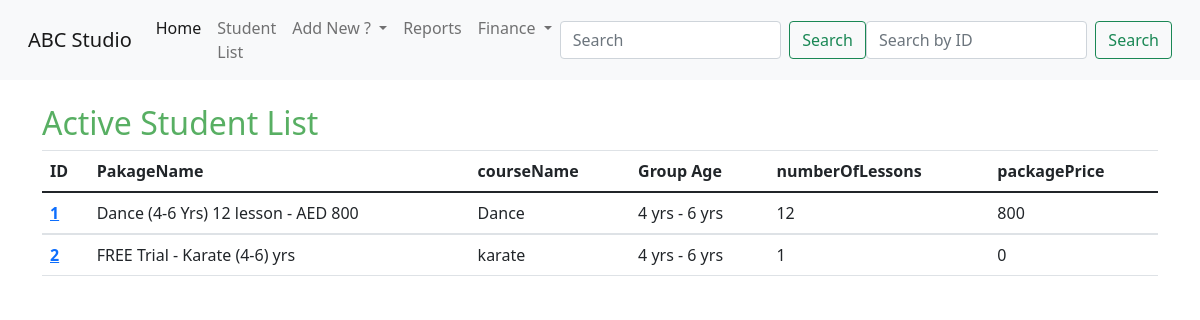
Before: /student/pakcageList/ with the older database file.
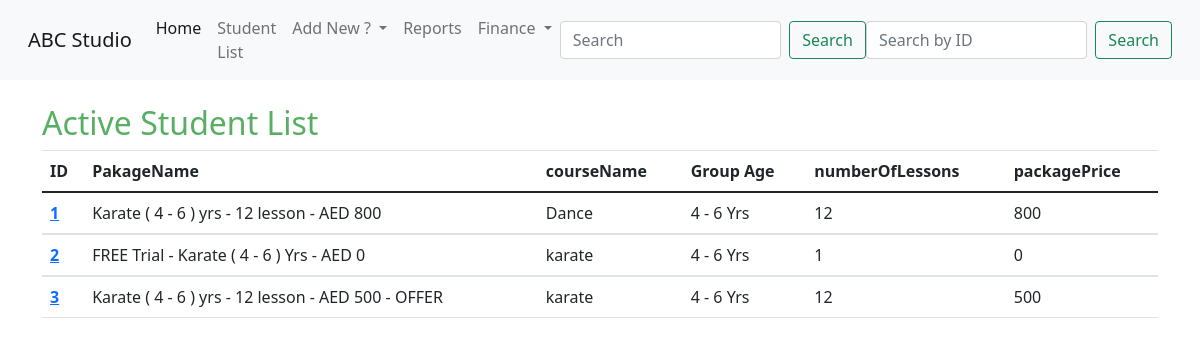
After: the same page with the newer database file.
### student/models.py (models this page shows, shortened)
class studioPackages(models.Model):
    packageId = models.AutoField(primary_key=True)
    PakageName = models.CharField(max_length=255, unique=True)
    courseName = models.ForeignKey(courseList,max_length=50,on_delete=models.CASCADE)
    group_age = models.ForeignKey(groupAge,max_length=255,on_delete=models.CASCADE)
    numberOfLessons = models.IntegerField()
    packagePrice = models.IntegerField()
    active = models.BooleanField(default=True)

class courseList(models.Model):
    coursList = models.CharField(max_length=50,unique=True)
    def __str__(self) -> str:
        return f'{self.coursList}'

class groupAge(models.Model):
    groupAge = models.CharField(max_length=255)
    def __str__(self) -> str:
        return f"{self.groupAge}"

### student/views.py (the view)
# urls.py: path('pakcageList/',views.packageList,name='pakcageList'),
def packageList(request):
    packageListAll = studioPackages.objects.all()
    context = {'packageListAll':packageListAll}
    return render(request,'student/packagelist.html',context)

### student/templates/student/packagelist.html (shortened to what this page needs)
{% extends 'student/base.html' %}
{% load static %}
{% block content %}
<div class="container">
    <br>
    <h2>Active Student List</h2>
<table class="table">
<thead>
  <tr>
    <th scope="col">ID</th>
    <th scope="col"> PakageName</th>
    <th scope="col"> courseName</th>
    <th scope="col">Group Age </th>
    <th scope="col">numberOfLessons</th>
    <th scope="col">packagePrice</th>
  </tr>
</thead>
{% for x in packageListAll %}
<tbody>
  <tr>
    <th scope="row"><a href="/student/editPackages/{{x.packageId}}">{{x.packageId}} </th></a>
    <td>{{x.PakageName}} </td>
    <td>{{x.courseName}}</td>
    <td>{{x.group_age}}</td>
    <td>{{x.numberOfLessons}}</td>
    <td>{{x.packagePrice}}</td>
  </tr>
</tbody>
{% endfor %}
</table>
{% endblock  %}

Changed rows visible on the page:
changed studioPackages "Dance": PakageName "Dance (4-6 Yrs) 12 lesson - AED 800" → "Karate ( 4 - 6 ) yrs - 12 lesson - AED 800"; group_age "4 yrs - 6 yrs" → "4 - 6 Yrs"
changed studioPackages id 2: PakageName "FREE Trial - Karate (4-6) yrs" → "FREE Trial - Karate ( 4 - 6 ) Yrs - AED 0"; group_age "4 yrs - 6 yrs" → "4 - 6 Yrs"
added studioPackages: packageId "3", PakageName "Karate ( 4 - 6 ) yrs - 12 lesson - AED 500 - OFFER", courseName "karate", group_age "4 - 6 Yrs", numberOfLessons "12", packagePrice "500"
